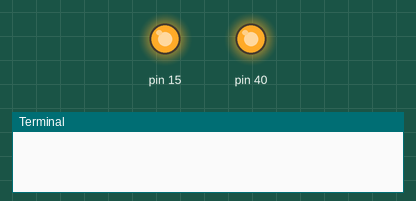
This program was run on a simulated Raspberry Pi (header pin numbers). On the bench: output pins drawn as LEDs (lit = HIGH), the last lines printed to the terminal.

Above: at 1.0 s.
At 3.0 s:
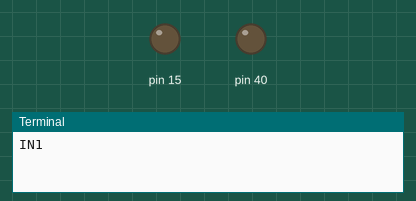
Timing chart, 0 to 5.2 s (numbered marks = the images above):
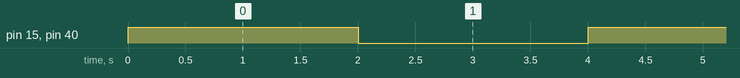

Measured:
- by itself, pin 15, pin 40: alternates HIGH for 2.0 s and LOW for 2.0 s

The program:

relay_buzzer_18_Aug.py
```python
import RPi.GPIO as GPIO
import time
GPIO.setmode(GPIO.BOARD)
GPIO.setwarnings(False)

GPIO.setup(40, GPIO.OUT)
GPIO.setup(15, GPIO.OUT)
GPIO.output(15, GPIO.LOW)
GPIO.output(40, GPIO.LOW)

while(True):
    GPIO.output(40, GPIO.HIGH)
    GPIO.output(15, GPIO.HIGH)
    time.sleep(2)
    print("IN1")
    GPIO.output(40, GPIO.LOW)
    GPIO.output(15, GPIO.LOW)
    time.sleep(2)
    print("IN2")
```
